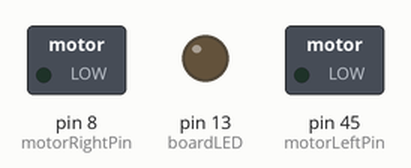
The sketch below on a simulated Arduino Mega 2560, built with avr-gcc and run on an emulated ATmega2560. Shown: switched loads named in the sketch (green lamp = pin HIGH), output pins drawn as LEDs (lit = HIGH).

Above: at 0.1 s.
At 9.1 s:
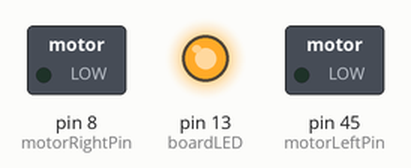
At 34.4 s:
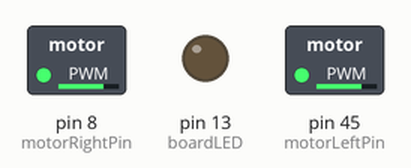
At 35.4 s:
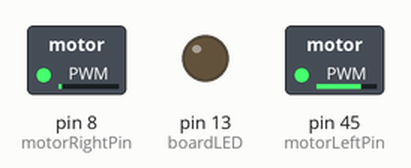
Timing chart, 0 to 36.9 s (numbered marks = the images above):
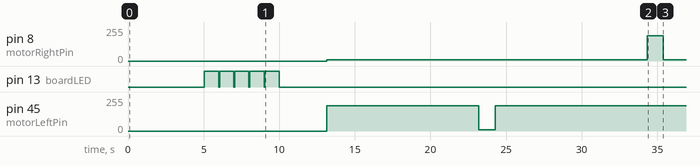

The sketch:

SEG4145_Lab_1.ino
```cpp
/******************************************************************************
*
* Names:    Nada Radwan Mohsen: 6806913
*           Leann Labelle: 6817322
*           Justin Lafleur: 6766323
*
* Course Code:   SEG 4145
* Lab Number:    1
* File name:     SEG4145_Lab_1
* Date:          January 18, 2017
*
*
*  Description
* *************
* Learn the basics of programming a robot with an arduino board. Implement functions to make
* robot move forward and backward as well as rotate both clockwise and counterclockwise. The functions
* will allow the robot to move in the path described in the lab manual.
*
******************************************************************************
*/


// Header files to include

#include <SoftwareSerial.h>

// Global Variables

int motorLeftPin = 45;
int motorRightPin = 8;

int motorLeftSensor = 48;
int motorRightSensor = 49;

double pulseLeftBackward = 6;
//double pulseLeftForward = 178.965;
double pulseLeftForward = 189.965;


double pulseRightBackward = 179;
double pulseRightForward = 8.0;

int boardLED = 13;
int lcdPinNumber = 18;

SoftwareSerial LCD = SoftwareSerial(0, lcdPinNumber);

// Calibration Variable

int timeForOneRotationClockwise = 4010;
int timeForOneRotationCounterClockwise = 4150;


// Macros for moving the motors of the robot

#define LEFTMOTORFOWARD() analogWrite(motorLeftPin, pulseLeftForward)
#define RIGHTMOTORFOWARD() analogWrite(motorRightPin, pulseRightForward)

#define LEFTMOTORBACKWARD() analogWrite(motorLeftPin, pulseLeftBackward)
#define RIGHTMOTORBACKWARD() analogWrite(motorRightPin, pulseRightBackward)

#define STOPLEFTMOTOR() analogWrite(motorLeftPin, 0)
#define STOPRIGHTMOTOR() analogWrite(motorRightPin, 0)

void setup() {

  pinMode(motorLeftPin, OUTPUT);
  pinMode(motorRightPin, OUTPUT);
  pinMode(boardLED, OUTPUT);
  pinMode(lcdPinNumber, OUTPUT);

  LCD.begin(9600);
}

void loop() {

  delay(5000);
  displayStrings("6806913", "6817322");
  flickerLED(1000,5);

  pathOne();
  stopped();
  delay(5000);

  pathOneReverse();
  stopped();
  delay(5000);

  pathTwo();
  stopped();
  delay(5000);

  pathTwoReverse();
  stopped();
  delay(5000);

}

/******************************************************************************
* Name
**************
* moveForward
*
* Description
* *************
* This function is used to move the robot forward
*
* Parameters
* *************
* Name         Type    In/Out     Description
* ------      ------  ---------  ---------------
* timeDelay    int     In       Duration for the robot to move forward
*
* Returns: N/A
* *************
* Name     Type     Description
* ------  ------    ------------------
*
******************************************************************************/

void moveForward(int timeDelay) {

  displayStrings("Moving", "Forward");
  LEFTMOTORFOWARD();
  RIGHTMOTORFOWARD();
  delay(timeDelay);
}

/******************************************************************************
* Name
**************
* moveBackward
*
* Description
* *************
* This function is used to move the robot forward
*
* Parameters
* *************
* Name         Type    In/Out     Description
* ------      ------  ---------  ---------------
* timeDelay    int     In       Duration for the robot to move backward
*
* Returns: N/A
* *************
* Name     Type     Description
* ------  ------    ------------------
*
******************************************************************************/

void moveBackward(int timeDelay) {

  displayStrings("Moving", "Backward");
  LEFTMOTORBACKWARD();
  RIGHTMOTORBACKWARD();
  delay(timeDelay);
}

/******************************************************************************
* Name
**************
* rotateClockwise
*
* Description
* *************
* This function is used to make the robot rotate clockwise
*
* Parameters
* *************
* Name      Type    In/Out     Description
* ------   ------  ---------  ---------------
* angle    double     In       The angle that the robot must rotate
*
* Returns: N/A
* *************
* Name     Type     Description
* ------  ------    ------------------
*
******************************************************************************/

void rotateClockwise(double angle) {

  displayStrings("Rotating", "Right");
  double stopWatch = angle / 360 * timeForOneRotationClockwise;
  analogWrite(motorLeftPin, 191.5);
  analogWrite(motorRightPin, 191.5);
  delay(stopWatch);
}

/******************************************************************************
* Name
**************
* rotateCounterClockwise
*
* Description
* *************
* This function is used to make the robot rotate counterclockwise
*
* Parameters
* *************
* Name      Type    In/Out     Description
* ------   ------  ---------  ---------------
* angle    double     In       The angle that the robot must rotate
*
* Returns: N/A
* *************
* Name     Type     Description
* ------  ------    ------------------
*
******************************************************************************/

void rotateCounterClockwise(double angle) {

  displayStrings("Rotating", "Left");
  int stopWatch = angle / 360 * timeForOneRotationCounterClockwise;
  analogWrite(motorLeftPin, 10);
  analogWrite(motorRightPin, 10);
  delay(stopWatch);
}

/******************************************************************************
* Name
**************
* stopped
*
* Description
* *************
* This function is used to stop the motors of the robot
*
* Parameters: N/A
* *************
* Name      Type    In/Out     Description
* ------   ------  ---------  ---------------
*
* Returns: N/A
* *************
* Name     Type     Description
* ------  ------    ------------------
*
******************************************************************************/

void stopped() {

  displayStrings("Stopped", "");
  STOPLEFTMOTOR();
  STOPRIGHTMOTOR();
}

// LCD functions

/******************************************************************************
* Name
**************
* displayStrings
*
* Description
* *************
* This function displays two strings, one on the top line and the second on the bottom
*
* Parameters
* *************
* Name     Type    In/Out     Description
* ------   ------  ---------  ---------------
* top       String   In        String to be put on the top line
* bottom    String   In        String to be put on the bottom line
*
* Returns: N/A
* *************
* Name     Type     Description
* ------  ------    ------------------
*
******************************************************************************/

 void displayStrings(String top, String bottom){

  clearLcd();

  int topColumnCursor = int ((16 - top.length())/2);
  int bottomColumnCursor = int ((16 - bottom.length())/2);

  positionLcdCursor(0, topColumnCursor);
  LCD.print(top);

  positionLcdCursor(1, bottomColumnCursor);
  LCD.print(bottom);
 }

/******************************************************************************
* Name
**************
* postionLcdCursor
*
* Description
* *************
* This function is used to position LCD cursor
*
* Parameters
* *************
* Name     Type    In/Out     Description
* ------   ------  ---------  ---------------
* row       int     In        Row of cursor position
* col       int     In        Column of cursor position
*
* Returns: N/A
* *************
* Name     Type     Description
* ------  ------    ------------------
*
******************************************************************************/

void positionLcdCursor(int row, int col) {

  LCD.write(0xFE);                     // put LCD in command mode
  LCD.write((col + row * 64 + 128));   // put the cursor in position
  delay(10);
}

/******************************************************************************
* Name
**************
* clearLcd
*
* Description
* *************
* This function is used to clear the LCD screen
*
* Parameters: N/A
* *************
* Name     Type    In/Out     Description
* ------   ------  ---------  ---------------
*
* Returns: N/A
* *************
* Name     Type     Description
* ------  ------    ------------------
*
******************************************************************************/

void clearLcd() {

  LCD.write(0xFE);    // put LCD in command mode
  LCD.write(0x01);    // clear the LCD screen
  delay(10);
}

/******************************************************************************
* Name
**************
* LcdDisplayOn
*
* Description
* *************
* This function is used to turn the LCD display on
*
* Parameters: N/A
* *************
* Name     Type    In/Out     Description
* ------   ------  ---------  ---------------
*
* Returns: N/A
* *************
* Name     Type     Description
* ------  ------    ------------------
*
******************************************************************************/

void LcdDisplayOn() {

  LCD.write(0xFE);    // put LCD in command mode
  LCD.write(0x0C);    // turn LCD display on
}

/******************************************************************************
* Name
**************
* LcdDisplayOff
*
* Description
* *************
* This function is used to turn the LCD display off
*
* Parameters: N/A
* *************
* Name     Type    In/Out     Description
* ------   ------  ---------  ---------------
*
* Returns: N/A
* *************
* Name     Type     Description
* ------  ------    ------------------
*
******************************************************************************/

void LcdDisplayOff() {

  LCD.write(0xFE);    // put LCD in command mode
  LCD.write(0x08);    // turn LCD display off
}

// LED functions

/******************************************************************************
* Name
**************
* flickerLED
*
* Description
* *************
* This function is used to clear the LCD screen
*
* Parameters:
* *************
* Name      Type    In/Out     Description
* ------    ------  ---------  ---------------
* timeDelay  int     In
* numTimes   int     In
*
* Returns: N/A
* *************
* Name     Type     Description
* ------  ------    ------------------
*
******************************************************************************/

void flickerLED(int timeDelay, int numTimes) {

  for(int i = 0; i < numTimes; i++) {
    digitalWrite(boardLED,HIGH); // Turn LED ON
    delay(timeDelay - 50);       // wait the time delay - 50ms
    digitalWrite(boardLED, LOW); // Turn LED OFF
    delay(50);                   // wait 50ms, used to illustrate flickering
  }
}

// Functions for given paths

/******************************************************************************
* Name
**************
* pathOne
*
* Description
* *************
* This function is used to make the robot perform the step for path 1
*
* Parameters: N/A
* *************
* Name      Type    In/Out     Description
* ------   ------  ---------  ---------------
*
* Returns: N/A
* *************
* Name     Type     Description
* ------  ------    ------------------
*
******************************************************************************/

void pathOne() {

  displayStrings("Path 1", "");
  delay(3000);

  moveForward(10000);
  rotateCounterClockwise(90);
  moveForward(10000);
  rotateClockwise(90);
  moveForward(10000);
  rotateClockwise(90);
  moveForward(10000);
  rotateCounterClockwise(90);
  moveForward(10000);
  stopped();
}

/******************************************************************************
* Name
**************
* pathTwo
*
* Description
* *************
* This function is used to make the robot perform the step for path 1 in reverse
*
* Parameters: N/A
* *************
* Name      Type    In/Out     Description
* ------   ------  ---------  ---------------
*
* Returns: N/A
* *************
* Name     Type     Description
* ------  ------    ------------------
*
******************************************************************************/


void pathOneReverse() {
  displayStrings("Path 1", "Reverse");
  delay(3000);

  moveBackward(10000);
  rotateCounterClockwise(90);
  moveBackward(10000);
  rotateClockwise(90);
  moveBackward(10000);
  rotateClockwise(90);
  moveBackward(10000);
  rotateCounterClockwise(90);
  moveBackward(10000);
  stopped();

}

/******************************************************************************
* Name
**************
* pathTwo
*
* Description
* *************
* This function is used to make the robot perform the step for path 2
*
* Parameters: N/A
* *************
* Name      Type    In/Out     Description
* ------   ------  ---------  ---------------
*
* Returns: N/A
* *************
* Name     Type     Description
* ------  ------    ------------------
*
******************************************************************************/

void pathTwo() {

  displayStrings("Path 2", "");
  delay(3000);

  moveForward(10000);
  rotateClockwise(90);
  moveForward(5000);
  rotateCounterClockwise(135);
  moveForward(10000);
  rotateClockwise(135);
  moveForward(5000);
  rotateCounterClockwise(90);
  moveForward(10000);

  stopped();
}

/******************************************************************************
* Name
**************
* pathTwoReserve
*
* Description
* *************
* This function is used to make the robot perform the step for path 2 in reverse
*
* Parameters: N/A
* *************
* Name      Type    In/Out     Description
* ------   ------  ---------  ---------------
*
* Returns: N/A
* *************
* Name     Type     Description
* ------  ------    ------------------
*
******************************************************************************/


void pathTwoReverse() {

  displayStrings("Path 2", "Reverse");
  delay(3000);

  moveBackward(10000);
  rotateClockwise(90);
  moveBackward(5000);
  rotateCounterClockwise(135);
  moveBackward(10000);
  rotateClockwise(135);
  moveBackward(5000);
  rotateCounterClockwise(90);
  moveBackward(10000);
}
```

Measured:
- by itself, pin 8 (motorRightPin): 0/255 → 8/255 at 13.1 s, → 10/255 10.0 s later, → 8/255 1.1 s later, → 191/255 10.1 s later, … (5 changes in this stretch)
- by itself, pin 45 (motorLeftPin): 0/255 → 189/255 at 13.1 s, → 10/255 10.0 s later, → 189/255 1.1 s later, → 191/255 10.1 s later, … (5 changes in this stretch)
